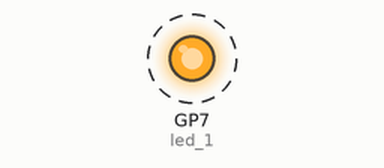
Simulated run of this program. Board: Raspberry Pi Pico running MicroPython. Shown: output pins drawn as LEDs (lit = HIGH). Dashed ring = blinking.

Above: at 0.5 s.
Timing chart, 0 to 4.6 s (numbered marks = the images above):
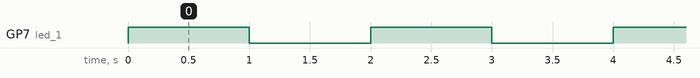

Measured:
- by itself, GP7 (led_1): alternates HIGH for 1.0 s and LOW for 1.0 s

The program:

blink.py
```python
#This is a comment!  Does not get interpreted by python.

#blink.py

from machine import Pin  #this library has classes and functions that deal with microcontrollers.
import time		#library to handle time functions.

#An LED is attached to pin 7 of the xiao RP2040 module.

#led_1 is created as an instance of the Class 'Pin'.  The first argument is the pin
#number.  The second argument sets the function of the pin.
led_1 = Pin(7, Pin.OUT)


while True:					#loop forever
    led_1.value(1)			#make the voltage on the pin high.
    time.sleep(1.0)			#sleep for a second
    led_1.value(0)			#make the voltage on the pin low.
    time.sleep(1.0)			#sleep for another second
```
